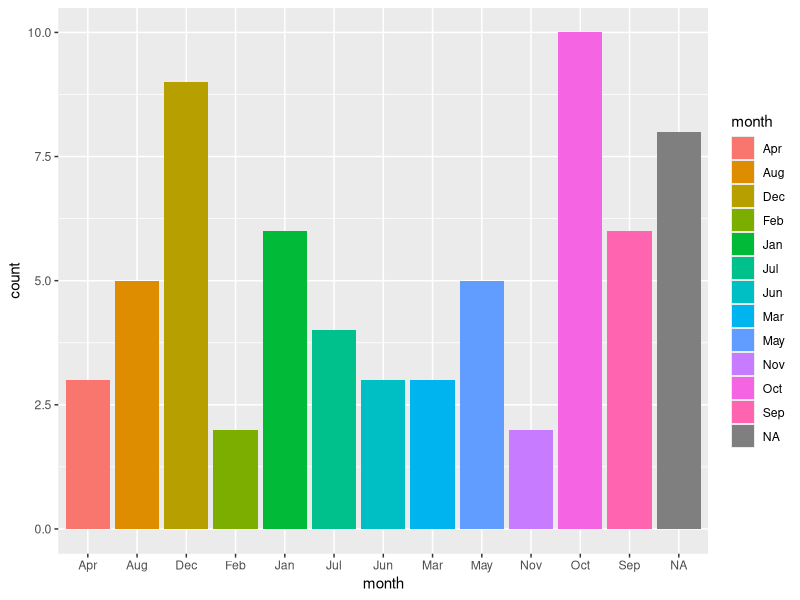
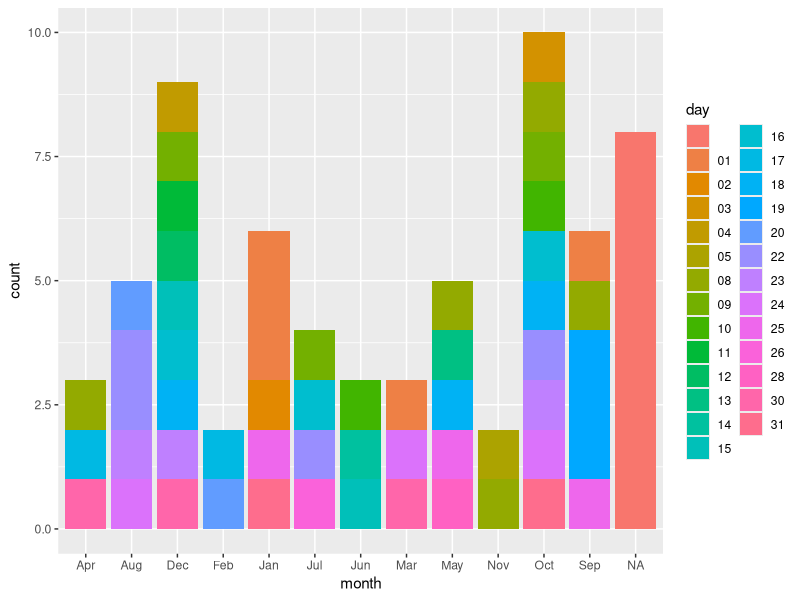
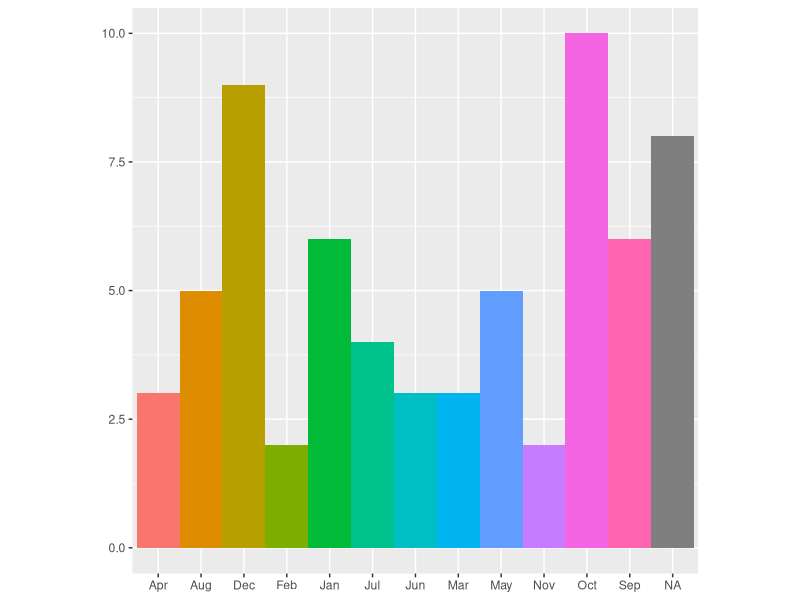
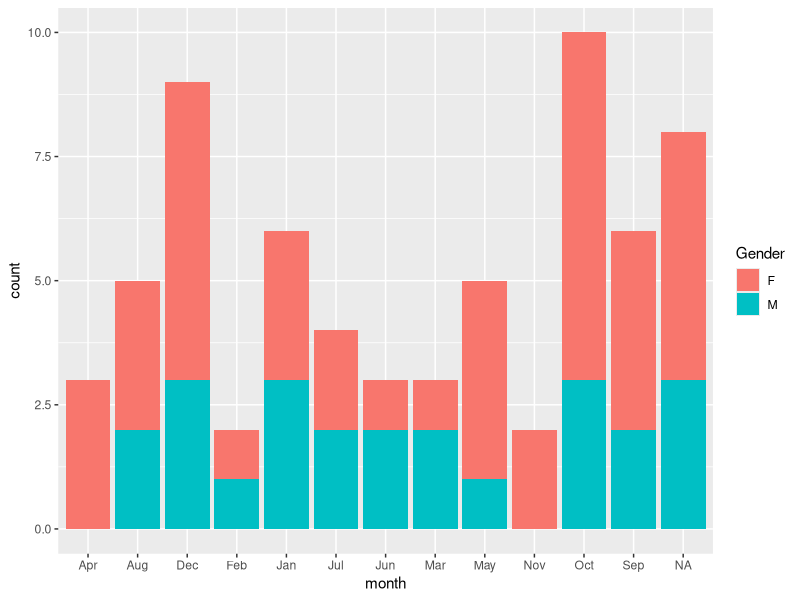
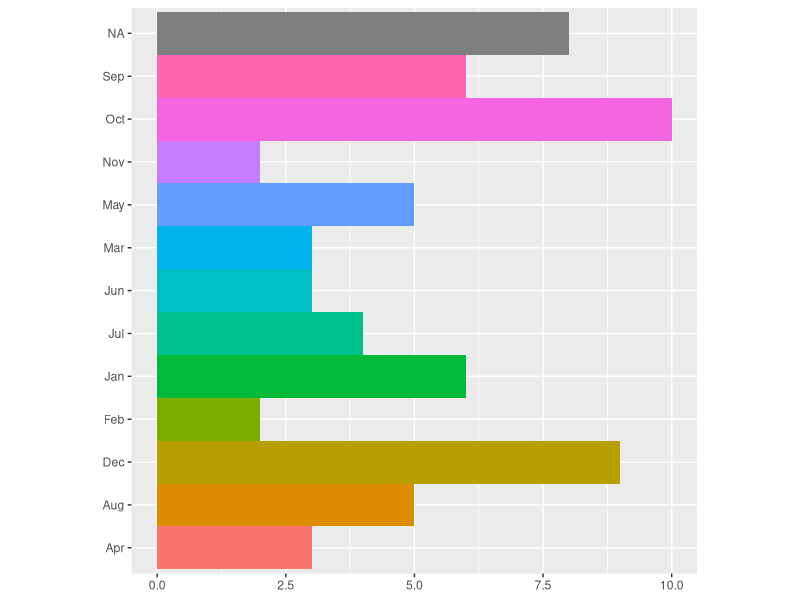
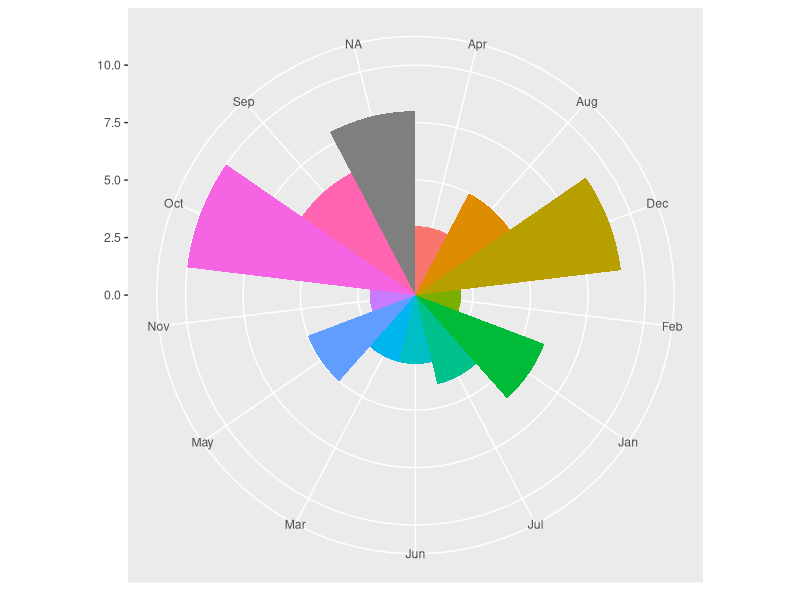
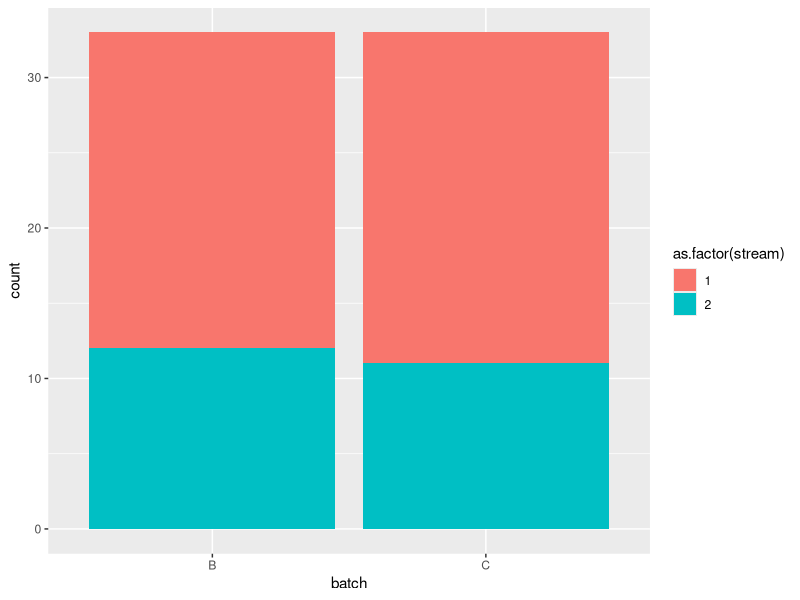
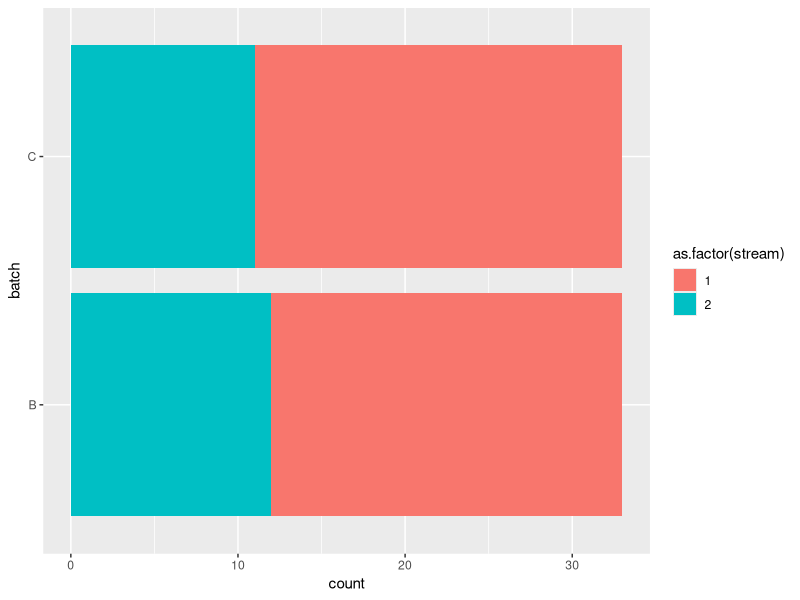

Reproduce these figures in R, in order.
## ---- chunk 1
library(tidyverse)
## ---- chunk 2
aadata <- read.csv("aadata.csv", header = TRUE)
aadata_2 <- separate(aadata, "DOB", into = c("day", "month"))
View(aadata_2)
str(aadata_2)
## ---- chunk 3
(bday <- ggplot(data = aadata_2) + geom_bar(mapping = aes(x = month, fill = month)))
(bday <- ggplot(data = aadata_2) + geom_bar(mapping = aes(x = month, fill = day)))
(bday <- ggplot(data = aadata_2) + 
    geom_bar(
      mapping = aes(x = month, fill = month),
             show.legend = FALSE,
             width = 1
      ) +
    theme(aspect.ratio = 1) +
    labs(x = NULL, y = NULL))

(bday_sex <- ggplot(data = aadata_2) + 
    geom_bar(
      mapping = aes(x = month, fill = Gender)
      ))

(bday + coord_flip())
(bday + coord_polar())

(batch_stream <- ggplot(data = aadata_2) + 
    geom_bar(
      mapping = aes(x = batch, fill = as.factor(stream))
      ))

(batch_stream + coord_flip())
(batch_stream + coord_polar())
## ---- chunk 4
(SG <- ggplot(data = aadata_2) + geom_bar(mapping = aes(x = SG, fill = SG)))
(SG <- ggplot(data = aadata_2) + geom_bar(mapping = aes(x = SG, fill = Gender)))
(SG <- ggplot(data = aadata_2) + geom_bar(mapping = aes(x = SG, fill = batch)))
